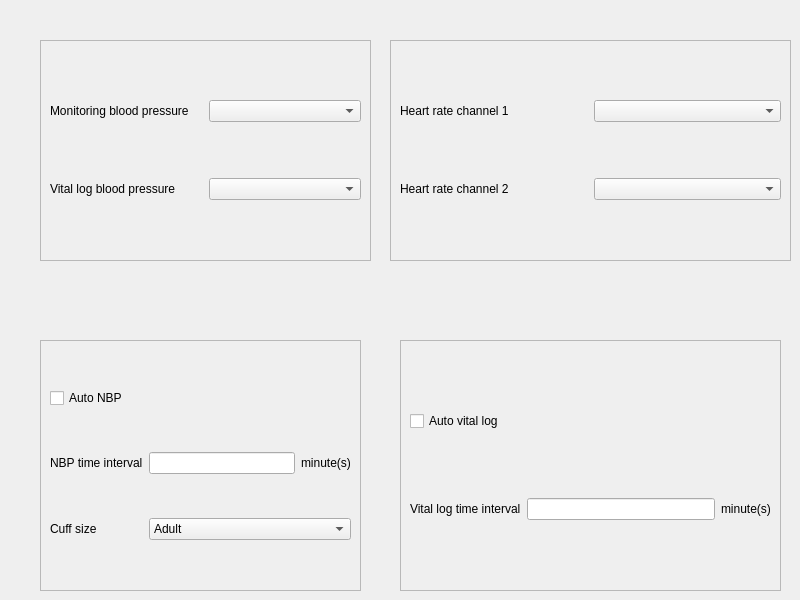
       <widget class="QWidget" name="vitalTab">
        <attribute name="title">
         <string>Vital Configuration</string>
        </attribute>
        <widget class="QFrame" name="frame_8">
         <property name="geometry">
          <rect>
           <x>40</x>
           <y>40</y>
           <width>331</width>
           <height>221</height>
          </rect>
         </property>
         <property name="frameShape">
          <enum>QFrame::StyledPanel</enum>
         </property>
         <property name="frameShadow">
          <enum>QFrame::Raised</enum>
         </property>
         <layout class="QGridLayout" name="gridLayout_16">
          <item row="0" column="0">
           <widget class="QLabel" name="label_49">
            <property name="text">
             <string>Monitoring blood pressure</string>
            </property>
            <property name="buddy">
             <cstring>comboBox_24</cstring>
            </property>
           </widget>
          </item>
          <item row="0" column="1">
           <widget class="QComboBox" name="comboBox_24"/>
          </item>
          <item row="1" column="0">
           <widget class="QLabel" name="label_50">
            <property name="text">
             <string>Vital log blood pressure</string>
            </property>
            <property name="buddy">
             <cstring>comboBox_25</cstring>
            </property>
           </widget>
          </item>
          <item row="1" column="1">
           <widget class="QComboBox" name="comboBox_25"/>
          </item>
         </layout>
        </widget>
        <widget class="QFrame" name="frame_9">
         <property name="geometry">
          <rect>
           <x>390</x>
           <y>40</y>
           <width>401</width>
           <height>221</height>
          </rect>
         </property>
         <property name="frameShape">
          <enum>QFrame::StyledPanel</enum>
         </property>
         <property name="frameShadow">
          <enum>QFrame::Raised</enum>
         </property>
         <layout class="QGridLayout" name="gridLayout_15">
          <item row="0" column="0">
           <widget class="QLabel" name="label_51">
            <property name="text">
             <string>Heart rate channel 1</string>
            </property>
            <property name="buddy">
             <cstring>comboBox_26</cstring>
            </property>
           </widget>
          </item>
          <item row="0" column="1">
           <widget class="QComboBox" name="comboBox_26"/>
          </item>
          <item row="1" column="0">
           <widget class="QLabel" name="label_52">
            <property name="text">
             <string>Heart rate channel 2</string>
            </property>
            <property name="buddy">
             <cstring>comboBox_27</cstring>
            </property>
           </widget>
          </item>
          <item row="1" column="1">
           <widget class="QComboBox" name="comboBox_27"/>
          </item>
         </layout>
        </widget>
        <widget class="QFrame" name="frame_10">
         <property name="geometry">
          <rect>
           <x>40</x>
           <y>340</y>
           <width>321</width>
           <height>251</height>
          </rect>
         </property>
         <property name="frameShape">
          <enum>QFrame::StyledPanel</enum>
         </property>
         <property name="frameShadow">
          <enum>QFrame::Raised</enum>
         </property>
         <layout class="QGridLayout" name="gridLayout_18">
          <item row="0" column="0" colspan="2">
           <widget class="QCheckBox" name="checkBox_12">
            <property name="text">
             <string>Auto NBP</string>
            </property>
           </widget>
          </item>
          <item row="1" column="0">
           <widget class="QLabel" name="label_53">
            <property name="text">
             <string>NBP time interval</string>
            </property>
            <property name="buddy">
             <cstring>lineEdit_5</cstring>
            </property>
           </widget>
          </item>
          <item row="1" column="1">
           <widget class="QLineEdit" name="lineEdit_5"/>
          </item>
          <item row="1" column="2">
           <widget class="QLabel" name="label_56">
            <property name="text">
             <string>minute(s)</string>
            </property>
           </widget>
          </item>
          <item row="2" column="0">
           <widget class="QLabel" name="label_54">
            <property name="text">
             <string>Cuff size</string>
            </property>
            <property name="buddy">
             <cstring>comboBox_28</cstring>
            </property>
           </widget>
          </item>
          <item row="2" column="1" colspan="2">
           <widget class="QComboBox" name="comboBox_28">
            <item>
             <property name="text">
              <string>Adult</string>
             </property>
            </item>
            <item>
             <property name="text">
              <string>Pediatric</string>
             </property>
            </item>
            <item>
             <property name="text">
              <string>Thigh</string>
             </property>
            </item>
           </widget>
          </item>
         </layout>
        </widget>
        <widget class="QFrame" name="frame_11">
         <property name="geometry">
          <rect>
           <x>400</x>
           <y>340</y>
           <width>381</width>
           <height>251</height>
          </rect>
         </property>
         <property name="frameShape">
          <enum>QFrame::StyledPanel</enum>
         </property>
         <property name="frameShadow">
          <enum>QFrame::Raised</enum>
         </property>
         <layout class="QGridLayout" name="gridLayout_17">
          <item row="0" column="0" colspan="2">
           <widget class="QCheckBox" name="checkBox_13">
            <property name="text">
             <string>Auto vital log</string>
            </property>
           </widget>
          </item>
          <item row="1" column="0">
           <widget class="QLabel" name="label_55">
            <property name="text">
             <string>Vital log time interval</string>
            </property>
            <property name="buddy">
             <cstring>lineEdit_6</cstring>
            </property>
           </widget>
          </item>
          <item row="1" column="1">
           <widget class="QLineEdit" name="lineEdit_6"/>
          </item>
          <item row="1" column="2">
           <widget class="QLabel" name="label_57">
            <property name="text">
             <string>minute(s)</string>
            </property>
           </widget>
          </item>
         </layout>
        </widget>
       </widget>
